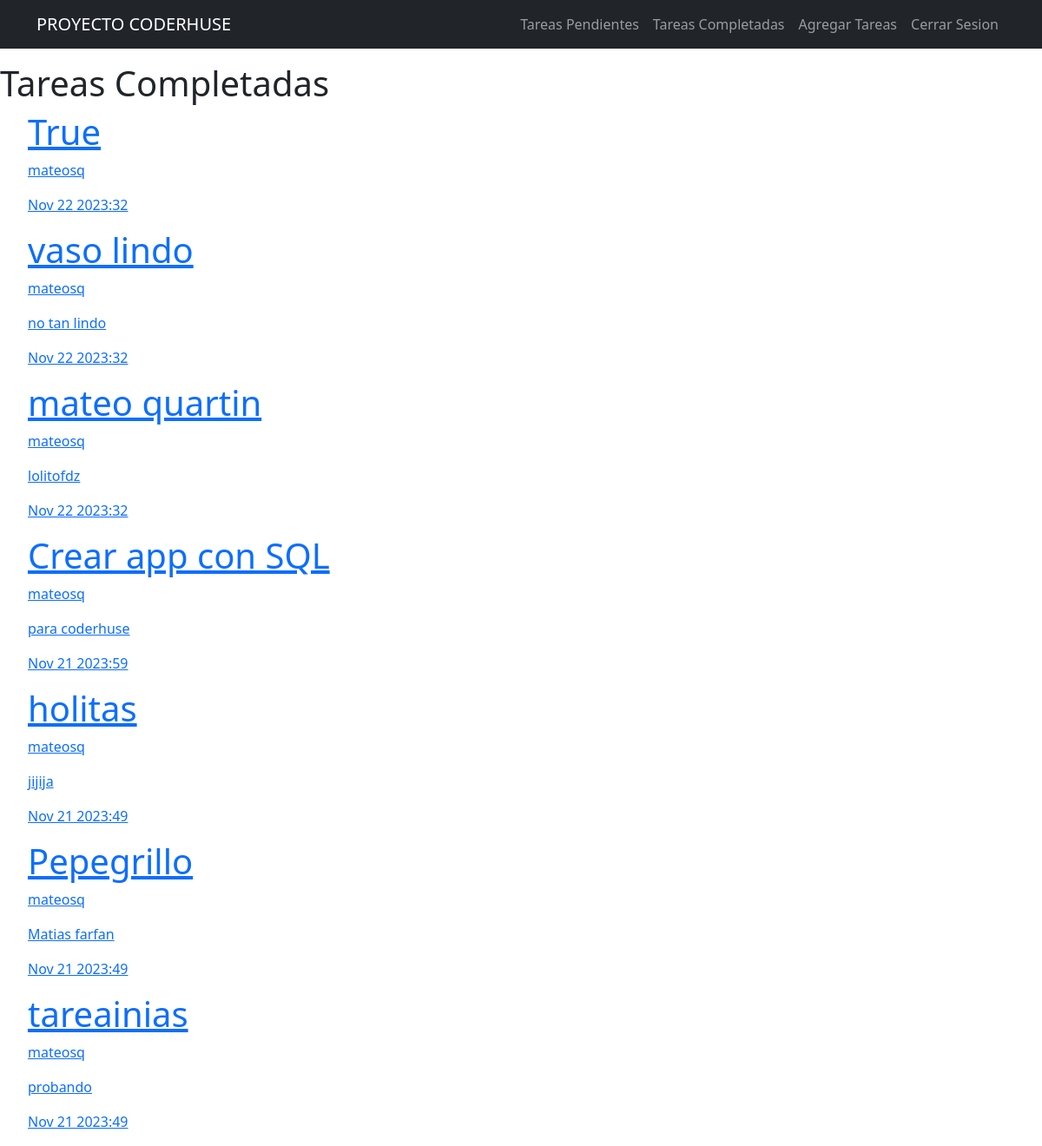
/tasks/completed (signed in), run on the app's committed database.
### tasks/models.py (models this page shows, shortened)
class task(models.Model):
    titulo = models.CharField(max_length=100)
    description = models.TextField(blank=True)
    creacion = models.DateTimeField(auto_now_add=True)
    dia_completado = models.DateTimeField(null=True, blank= True)
    importante = models.BooleanField(default=False)
    user = models.ForeignKey(User, on_delete=models.CASCADE)

### tasks/views.py (the view)
# urls.py: path('tasks/completed', views.tasks_completed, name='tasks_completed'),
@login_required
def tasks_completed(request):
    task_list = task.objects.filter(user=request.user, dia_completado__isnull=False ).order_by('-dia_completado')
    return render(request, 'tasks.html', {'tasks': task_list})

### tasks/templates/tasks.html (shortened to what this page needs)
{% extends 'base.html' %}
{% block content %}
<main>
    <div>
        <div >
            {% if tasks %}
                {% if tasks.0.dia_completado %}
                    <h1>Tareas Completadas</h1>
                {% else %}
                    <h1>Tareas Pendientes</h1>
                {% endif %}
            {% else %}
                <h1>No hay tareas</h1>
            {% endif %}
            <ul>
                {% for task in tasks %}
                    <a href="{% url 'task_detail' task.id %}">
                        <header>
                            {% if task.importante %}
                                <h1>{{ task.titulo }}</h1>
                            {% else %}
                                <h1>{{ task.titulo }}</h1>
                            {% endif %}
                            <p>{{ task.user.username }}</p>
                        </header>
                        <p>{{ task.description }}</p>
                        <p>{{ task.dia_completado|date:'M j Y:i' }}</p>
                    </a>
                {% endfor %}
            </ul>
        </div>
    </div>
</main>
{% endblock %}

### tasks/templates/base.html (shortened to what this page needs)
{% load static %}
<!DOCTYPE html>
<html lang="en">
<head>
    <link rel="stylesheet" href="https://cdn.jsdelivr.net/npm/bootstrap@5.3.2/dist/css/bootstrap.min.css">
</head>
<body>
    <nav class="navbar navbar-expand-lg bg-dark navbar-dark">
        <div class="container">
          <a class="navbar-brand" href="/">PROYECTO CODERHUSE</a>
          <div class="collapse navbar-collapse" id="navbarNav">
            <ul class="navbar-nav ms-auto">
                {% if user.is_authenticated %}
                <li class="nav-item">
                    <a href="{% url 'tasks' %}" class="nav-link">Tareas Pendientes</a>
                </li>
                <li class="nav-item">
                    <a href="{% url 'tasks_completed' %}" class="nav-link">Tareas Completadas</a>
                </li>
                <li class="nav-item">
                    <a href="{% url 'create_task' %}" class="nav-link">Agregar Tareas</a>
                </li>
                <li class="nav-item">
                    <a href="{% url 'logout' %}" class="nav-link">Cerrar Sesion</a>
                </li>
                {% endif %}
            </ul>
          </div>
        </div>
      </nav>
    {% block content %}
    {% endblock %}
</body>
</html>

### data on the page
task: titulo "True", user.username "mateosq", dia_completado "Nov 22 2023:32"
task: titulo "vaso lindo", user.username "mateosq", description "no tan lindo", dia_completado "Nov 22 2023:32"
task: titulo "mateo quartin", user.username "mateosq", description "lolitofdz", dia_completado "Nov 22 2023:32"
task: titulo "Crear app con SQL", user.username "mateosq", description "para coderhuse", dia_completado "Nov 21 2023:59"
task: titulo "holitas", user.username "mateosq", description "jijija", dia_completado "Nov 21 2023:49"
task: titulo "Pepegrillo", user.username "mateosq", description "Matias farfan", dia_completado "Nov 21 2023:49"
task: titulo "tareainias", user.username "mateosq", description "probando", dia_completado "Nov 21 2023:49"
